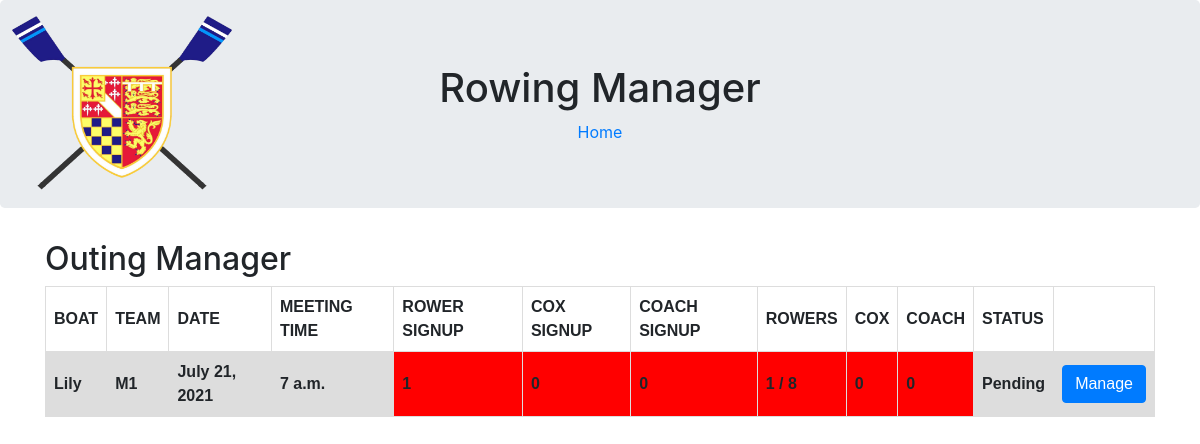
/outings/ (signed in), run on the app's committed database.
### manager/models.py (models this page shows)
class Outing(models.Model):
    STATUS_TYPES = [('P', 'Pending'), ('CF', 'confirmed'), ('CC', 'cancelled')]
    date = models.DateField()
    boat = models.ForeignKey(Boat, on_delete=models.CASCADE)
    team = models.ForeignKey(Team, on_delete=models.CASCADE)
    meetingTime = models.TimeField()
    status = models.CharField(max_length=255, choices=STATUS_TYPES)

class Boat(models.Model):
    name = models.CharField(max_length=255)
    scull = models.BooleanField()
    size = models.IntegerField()
    coxed = models.BooleanField()
    def __str__(self):
        return self.name

class Team(models.Model):
    name = models.CharField(max_length=255)
    def __str__(self):
        return self.name

### manager/views.py (the view)
# urls.py: path('outings/', views.outing_manager_overview),
@login_required(login_url='login')
def outing_manager_overview(request):
    if not is_captain(request.user):
        return render(request, 'no_permission.html', {})
    today = datetime.date.today()
    context = {
        'outingData': [{"outing": outing,
                        "rowerCount": InOuting.objects.filter(outing=outing.id).filter(type='RW').count(),
                        "coxCount": InOuting.objects.filter(outing=outing.id).filter(type='CX').count(),
                        "coachCount": InOuting.objects.filter(outing=outing.id).filter(type='CC').count(),
                        "rowerSignup": Available.objects.filter(outing=outing.id).filter(type='RW').count(),
                        "coxSignup": Available.objects.filter(outing=outing.id).filter(type='CX').count(),
                        "coachSignup": Available.objects.filter(outing=outing.id).filter(type='CC').count()} for outing
                       in Outing.objects.filter(date__gte=today)
                       ]
    }
    return render(request, 'outing_manager_overview.html', context)

### manager/views.py (called while the page is built)
def is_captain(user):
    return user.groups.filter(name='Captains').exists()

### manager/templates/outing_manager_overview.html
{% extends "base.html" %}
{% block content %}
<h2>Outing Manager</h2>
<table>
    <tr>
        <th>BOAT</th>
        <th>TEAM</th>
        <th>DATE</th>
        <th>MEETING TIME</th>
        <th>ROWER SIGNUP</th>
        <th>COX SIGNUP</th>
        <th>COACH SIGNUP</th>
        <th>ROWERS</th>
        <th>COX</th>
        <th>COACH</th>
        <th>STATUS</th>
        <th></th>
    </tr>
    {% for oData in outingData %}
    <tr>
        <th>{{ oData.outing.boat }}</th>
        <th>{{ oData.outing.team }}</th>
        <th>{{ oData.outing.date }}</th>
        <th>{{ oData.outing.meetingTime }}</th>
        <th {% if oData.rowerSignup < oData.outing.boat.size %} style="background-color: red" {% else %} style="background-color: green" {% endif %}>{{ oData.rowerSignup }}</th>
        <th {% if oData.coxSignup < 1 %} style="background-color: red" {% else %} style="background-color: green" {% endif %}>{{ oData.coxSignup }}</th>
        <th {% if oData.coachSignup < 1 %} style="background-color: red" {% else %} style="background-color: green" {% endif %}>{{ oData.coachSignup }}</th>
        <th {% if oData.rowerCount == oData.outing.boat.size %} style="background-color: green" {% else %} style="background-color: red" {% endif %}>{{ oData.rowerCount }} / {{oData.outing.boat.size}}</th>
        <th {% if oData.coxCount == 1 %} style="background-color: green" {% else %} style="background-color: red" {% endif %}>{{ oData.coxCount }}</th>
        <th {% if oData.coachCount == 1 %} style="background-color: green" {% else %} style="background-color: red" {% endif %}>{{ oData.coachCount }}</th>
        <th>{{ oData.outing.get_status_display }}</th>
        <th><a href="/outings/{{oData.outing.id}}" class="btn btn-primary">Manage</a></th>
    </tr>
    {% endfor %}
</table>
{% endblock %}

### manager/templates/base.html (style rules this page uses)
table { font-family: arial, sans-serif; border-collapse: collapse; width: 100%; }
td, th { border: 1px solid #dddddd; text-align: left; padding: 8px; }
tr:nth-child(even) { background-color: #dddddd; }

### data on the page
Outing: outing.boat "Lily", outing.team "M1", outing "July 21, 2021", outing.meetingTime "7 a.m.", rowerSignup "1", coxSignup "0", coachSignup "0", rowerCount "1", outing.boat.size "8", coxCount "0", coachCount "0", outing.status "Pending"
